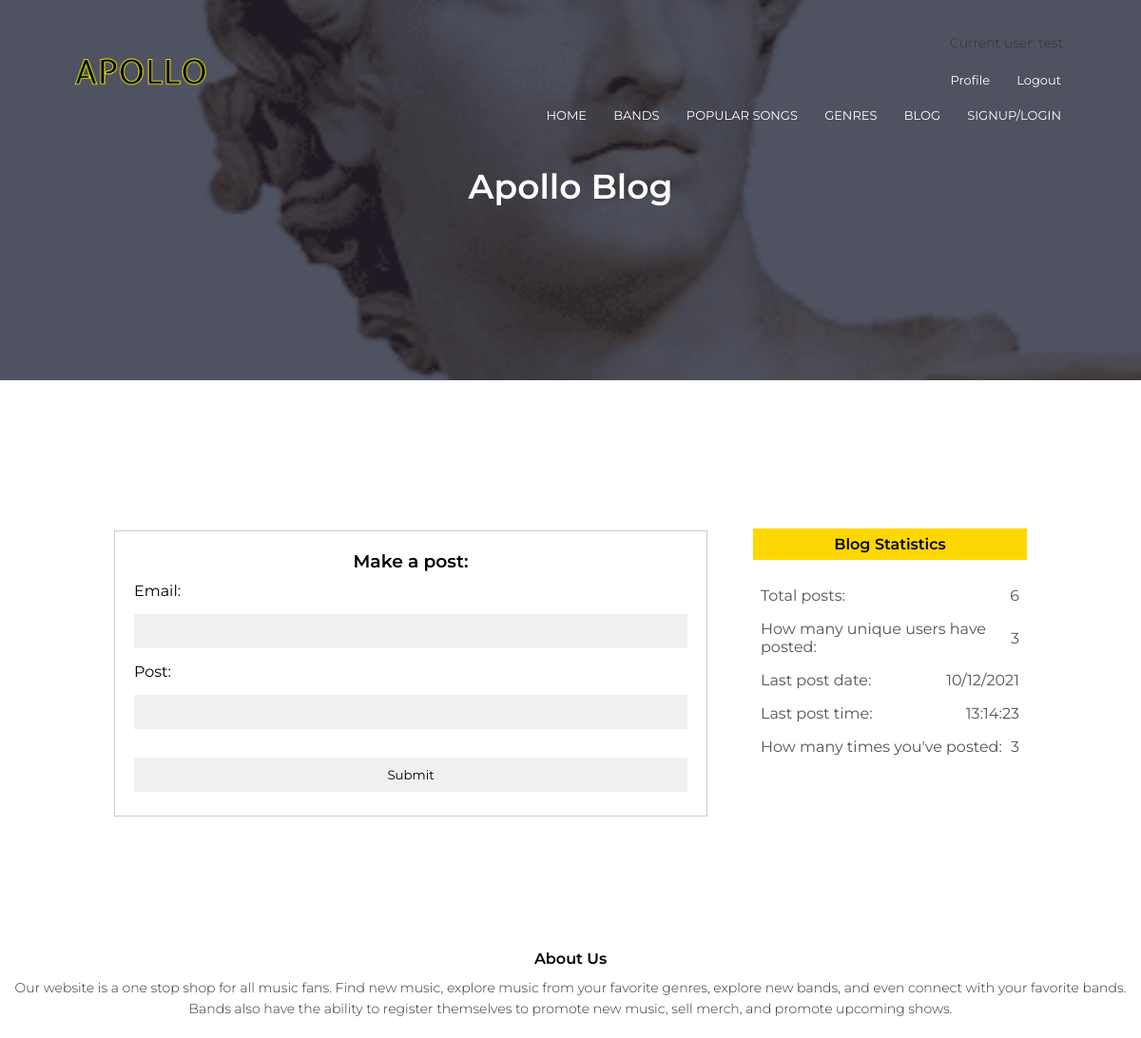
The app's page /blog (signed in), older data.
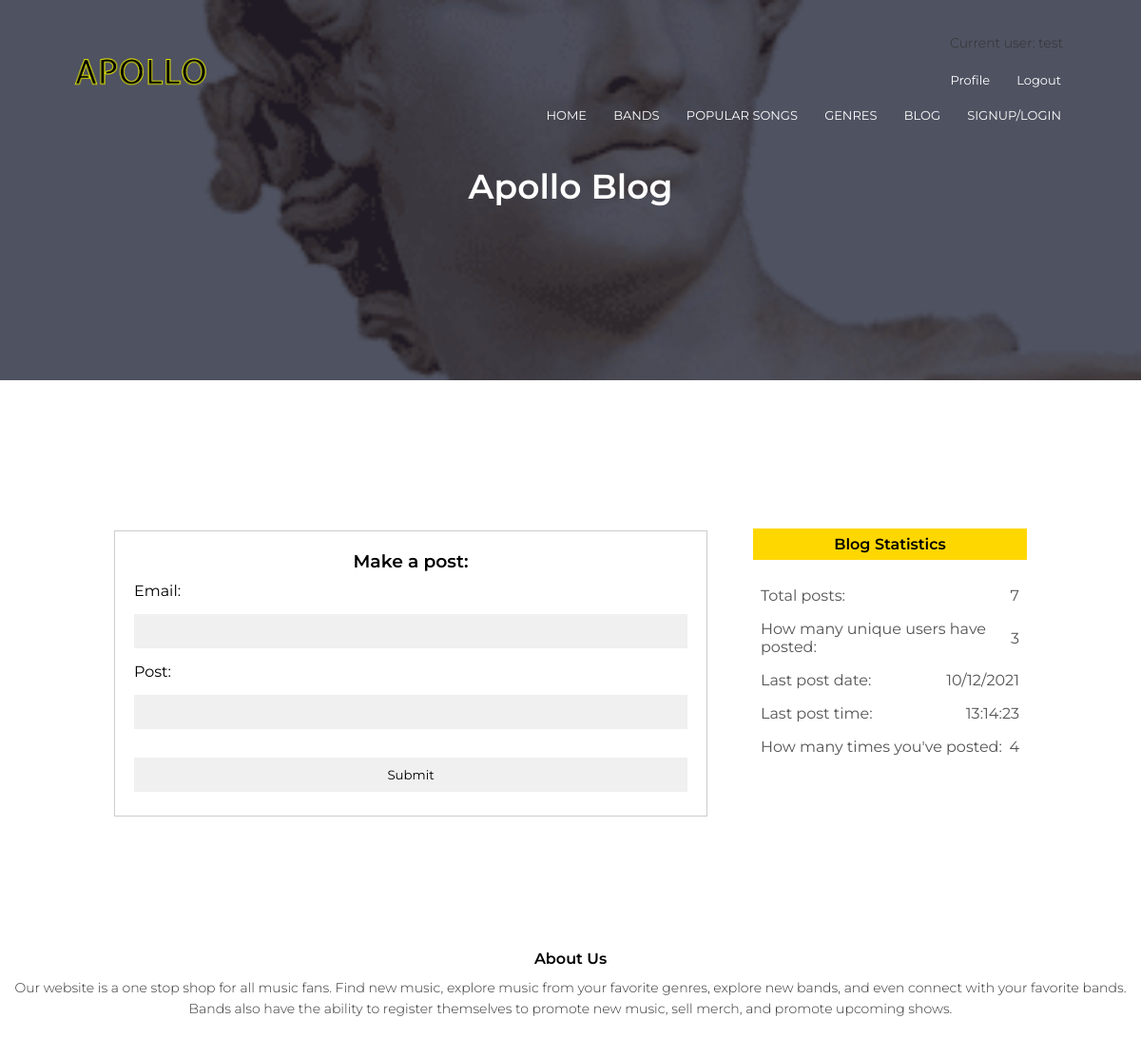
The same page, newer data.
### models.py (models this page shows)
class User(UserMixin, db.Model):
    __tablename__ = 'user'
    id = db.Column(db.Integer, primary_key=True)
    email = db.Column(db.String(100), unique=True)
    password = db.Column(db.String(100))
    name = db.Column(db.String(100))
    account_type = db.Column(db.String(100))
    num_logins = db.Column(db.Integer)
    num_posts = db.Column(db.Integer)

### main.py (the view, shortened to what this page needs)
@main.route('/blog', methods=['GET','POST'])
def blog():
    form = AddBlogForm(email='', post='')
    return render_template('blog.html', form=form, num_posts=db.session.query(Blog).count(),
        unique_users=db.session.query(Blog).distinct(Blog.user_id).group_by(Blog.user_id).count(),
        last_date_entry=str(db.session.query(Blog.date).order_by(Blog.user_id.desc()).first())[2:12],
        last_time_entry=str(db.session.query(Blog.time).order_by(Blog.user_id.desc()).first())[2:10])

### main.py
class AddBlogForm(FlaskForm):
    email = StringField('Email: ', validators=[DataRequired()])
    post = StringField('Post: ', validators=[DataRequired()])
    submit = SubmitField('Submit')

### __init__.py (called while the page is built)
def create_app():
    app = Flask(__name__)
    app.config['SECRET_KEY'] = 'secret-key-goes-here'
    app.config['SQLALCHEMY_DATABASE_URI'] = 'sqlite:///db.sqlite'
    db.init_app(app)
    from .auth import auth as auth_blueprint
    app.register_blueprint(auth_blueprint)
    from .main import main as main_blueprint
    app.register_blueprint(main_blueprint)
    login_manager = LoginManager()
    login_manager.login_view = 'auth.login'
    login_manager.init_app(app)
    from .models import User
    @login_manager.user_loader
    def load_user(id):
        if User.query.get(int(id)):
            return User.query.get(int(id))
    with app.app_context():
        db.create_all()
        db.session.commit()
    return app

### templates/blog.html (shortened to what this page needs)
{% extends "header.html" %}
	{% block title %} Apollo Blog {% endblock %}
	{% block content %}
	<section class="blog-content">
		<div class="row">
			<div class="blog-left">
				<div class="comment-box">
					<h3 style='text-align: center;'>Make a post:</h3>
					<form class="comment-form", method="POST">
	                    <div class="field">
	                        {{ form.email.label }}
	                        {{ form.email(size=30) }}
	                    </div>
	                    <div class="field">
	                        {{ form.post.label }}
	                        {{ form.post(size=30) }}
	                    </div>
						{{ form.submit() }}
					</form>
				</div>
			</div>
			<div class="blog-right">
				<br><br>
				<h3>Blog Statistics</h3>
				<div>
					<span>Total posts: </span>
					<span>{{ num_posts }}</span>
				</div>
				<div>
					<span>How many unique users have posted: </span>
					<span>{{ unique_users }}</span>
				</div>
				<div>
					<span>Last post date: </span>
					<span>{{ last_date_entry }}</span>
				</div>
				<div>
					<span>Last post time: </span>
					<span>{{ last_time_entry }}</span>
				</div>
				<div>
					<span>How many times you've posted: </span>
					<span>{{ current_user.num_posts }}</span>
				</div>
			</div>
		</div>
	</section>
	{% endblock %}

### templates/header.html (shortened to what this page needs)
<!DOCTYPE html>
<html>
<head>
    <link rel="stylesheet" href="https://stackpath.bootstrapcdn.com/font-awesome/4.7.0/css/font-awesome.min.css">
    <section class="sub-header">
        <nav>
            <a href="{{ url_for('main.index') }}"><img src="{{ url_for('static', filename='images/logo.png') }}" width="100" heigth="40" ></a>
            <div class="nav-links" id="navLinks">
            {% if current_user.is_authenticated %}
                <p>Current user: {{current_user.name }}</p>
                <ul>
                    <li><a href="{{ url_for('main.reg_profile') }}">Profile</a></li>
                    <li><a href="{{ url_for('auth.logout') }}">Logout</a></li>
                </ul>
            {% endif %}
                <ul>
                    <li><a href="{{ url_for('main.index') }}">HOME</a></li>
                    <li><a href="{{ url_for('main.bands') }}">BANDS</a></li>
                    <li><a href="{{ url_for('main.popular') }}">POPULAR SONGS</a></li>
                    <li><a href="{{ url_for('main.genres') }}">GENRES</a></li>
                    <li><a href="{{ url_for('main.blog') }}">BLOG</a></li>
                    <li><a href="{{ url_for('main.singup_login_redir') }}">SIGNUP/LOGIN</a></li>
                </ul>
            </div>
        </nav>
        <h1>{% block title %} {% endblock %}</h1>
    </section>
</head>
<body>
    {% block content %} {% endblock %}
<section class="footer">
    <h4>About Us</h4>
    <p>Our website is a one stop shop for all music fans. Find new music, explore music from your favorite genres, explore new bands, and even connect with your favorite bands. Bands also have the ability to register themselves to promote new music, sell merch, and promote upcoming shows.</p>
</section>
</body>
</html>

Row changes from the older to the newer data that the page shows:
changed User "test": num_posts "3" → "4"
Text that changed along with them:
{{ num_posts }}: "6" → "7"
